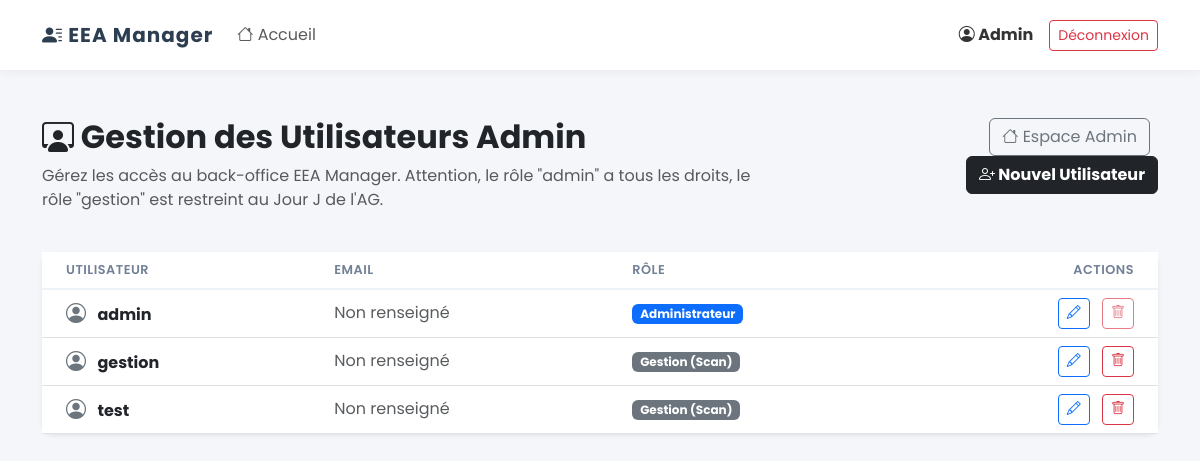
Page /admin/users (signed in) on the committed database.
### app/models.py (models this page shows)
class User(db.Model):
    __tablename__ = 'users'
    id = db.Column(db.Integer, primary_key=True)
    username = db.Column(db.String(64), index=True, unique=True)
    email = db.Column(db.String(120), nullable=True)
    password_hash = db.Column(db.String(128))
    role = db.Column(db.String(20), default='gestion') # 'admin' or 'gestion'

### app/routes/admin.py (the view)
@bp.route('/users')
@admin_required
def users_dashboard():
    users = User.query.all()
    return render_template('admin/users.html', users=users)

### app/routes/admin.py (called while the page is built)
def admin_required(f):
    @wraps(f)
    def decorated_function(*args, **kwargs):
        if 'user_id' not in session or session.get('role') != 'admin':
            flash("Accès non autorisé.", "danger")
            return redirect(url_for('portal.index'))
        return f(*args, **kwargs)
    return decorated_function

### app/templates/admin/users.html (shortened to what this page needs)
{% extends "base.html" %}
{% block content %}
<div class="row pt-4 mb-4">
    <div class="col-8">
        <h2 class="fw-bold text-dark"><i class="bi bi-person-workspace text-dark"></i> Gestion des Utilisateurs Admin
        </h2>
        <p class="text-muted">Gérez les accès au back-office EEA Manager. Attention, le rôle "admin" a tous les droits,
            le rôle "gestion" est restreint au Jour J de l'AG.</p>
    </div>
    <div class="col-4 text-end">
        <a href="{{ url_for('portal.index') }}" class="btn btn-outline-secondary me-2"><i class="bi bi-house"></i>
            Espace Admin</a>
        <button class="btn btn-dark fw-bold" data-bs-toggle="modal" data-bs-target="#addUserModal">
            <i class="bi bi-person-plus"></i> Nouvel Utilisateur
        </button>
    </div>
</div>
<div class="card shadow-sm border-0">
    <div class="card-body p-0">
        <table class="table table-hover align-middle mb-0">
            <thead class="bg-light">
                <tr>
                    <th class="ps-4">Utilisateur</th>
                    <th>Email</th>
                    <th>Rôle</th>
                    <th class="text-end pe-4">Actions</th>
                </tr>
            </thead>
            <tbody>
                {% for u in users %}
                <tr>
                    <td class="ps-4 fw-bold">
                        <i class="bi bi-person-circle fs-5 text-secondary me-2"></i> {{ u.username }}
                    </td>
                    <td class="text-muted">
                        {{ u.email or 'Non renseigné' }}
                    </td>
                    <td>
                        {% if u.role == 'admin' %}
                        <span class="badge bg-primary">Administrateur</span>
                        {% else %}
                        <span class="badge bg-secondary">Gestion (Scan)</span>
                        {% endif %}
                    </td>
                    <td class="text-end pe-4">
                        <button class="btn btn-sm btn-outline-primary me-2" data-bs-toggle="modal"
                            data-bs-target="#editUserModal{{ u.id }}">
                            <i class="bi bi-pencil"></i>
                        </button>
                        {% if session.get('user_id') != u.id %}
                        <form action="{{ url_for('admin.delete_user', user_id=u.id) }}" method="POST" class="d-inline"
                            onsubmit="return confirm('Êtes-vous sûr de vouloir supprimer cet utilisateur ?');">
                            <button type="submit" class="btn btn-sm btn-outline-danger"><i
                                    class="bi bi-trash"></i></button>
                        </form>
                        {% else %}
                        <button class="btn btn-sm btn-outline-danger disabled"
                            title="Vous ne pouvez pas vous supprimer vous-même"><i class="bi bi-trash"></i></button>
                        {% endif %}
                    </td>
                </tr>
                {% endfor %}
            </tbody>
        </table>
    </div>
</div>
{% endblock %}

### app/templates/base.html (style rules this page uses)
:root { --primary-color: #2c3e50; --accent-color: #3498db; --success-color: #2ecc71; --danger-color: #e74c3c; --bg-color: #f4f6f9; }
body { font-family: 'Poppins', sans-serif; background-color: var(--bg-color); color: #333; }
.card { border: none; border-radius: 12px; box-shadow: 0 4px 15px rgba(0, 0, 0, 0.03); }
.table th { border-bottom: 2px solid #edf2f7; color: #718096; font-weight: 600; text-transform: uppercase; font-size: 0.8rem; letter-spacing: 0.5px; }

### rows in the picture
User: username "admin", email "Non renseigné", role "Administrateur"
User: username "gestion", email "Non renseigné", role "Gestion (Scan)"
User: username "test", email "Non renseigné", role "Gestion (Scan)"

### other values in the picture
{{ session.get('username')|capitalize }} "Admin"
